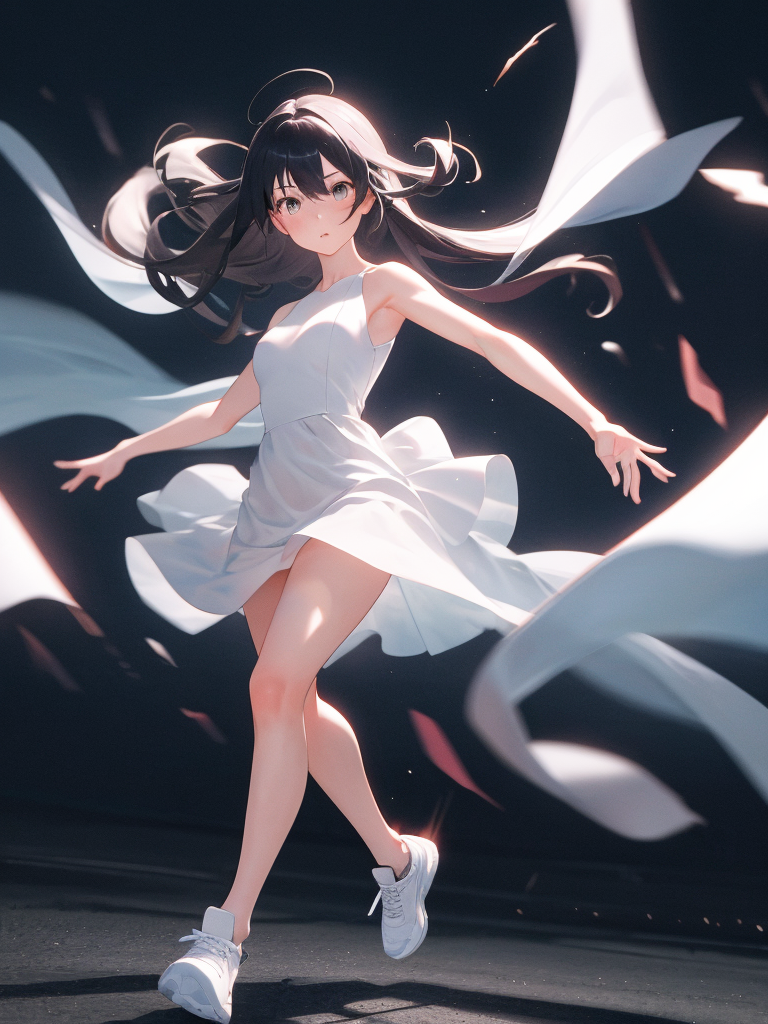
#> input picture LoRA/packs/drill-evidence-20261022/3_change_action.png, 768 x 1024 px
$ python sd-mask-qa.py --ref LoRA/packs/drill-evidence-20261022/3_change_action.png --mask LoRA/packs/drill-evidence-20261022/1_original.png --out out.png
#> lines starting #> are read from the running program, lines starting #| are printed output that depends on the picture; after the words box and inside, x2 and y2 are one past the last pixel; in counts of white or black regions, pixels touching at a corner belong together; pictures that were not available may be replaced by others from this repository, and a replacement may not be noted
"""蒙版命中率体检：把「参考图 / 蒙版 / 出图」三方逐像素对齐，给出可核对的数字 + 人工审阅总览图。

为什么需要它：蒙版准不准，光看生成结果会被「模型自己画了什么」干扰
（实测：用「脱衣服」提示词去测蒙版，模型会把衣服画成「半脱状态」——
看起来像蒙版漏了，其实那块像素**已经改过**了，是新画的内容）。
这里直接测「蒙版内变没变 / 蒙版外动没动」，与提示词无关，可以客观回答蒙版成功率。

四类判定：
  hit         蒙版内 & 像素变了   -> 蒙版命中且重绘生效
  ineffective 蒙版内 & 像素没变   -> 命中了但没改（denoising 太低 / 蒙版里本来就是要留的内容）
  leak        蒙版外 & 像素变了   -> 羽化/膨胀外溢，把不该动的动了
  kept        蒙版外 & 像素没变   -> 正确保留（换衣服不变画风的关键）
另有 suspect：蒙版外 & 没变 & 局部偏暗 & 贴着蒙版 -> 疑似漏掉的衣料碎片（人工复核用，非判决）

用法：
  python sd-mask-qa.py --ref REF.png --mask MASK.png --out OUT.png [--qa-dir DIR] [--json]
输出：stdout 人类可读报告；--json 时改成一行 JSON（PowerShell 侧解析用）。
"""
import argparse
import json
import os
import sys

import cv2
import numpy as np


def imread_any(path, flag=cv2.IMREAD_COLOR):
    """Windows 中文/非 ASCII 路径：cv2.imread 会失败 -> np.fromfile + imdecode。"""
#> called with flag = 1
    try:
        buf = np.fromfile(path, dtype=np.uint8)
        img = cv2.imdecode(buf, flag)
#> img is the input picture: shape (1024, 768, 3); mean B, G, R 100.4, 90.7, 90.5
        if img is not None:
            return img
    except Exception:
        pass
    return cv2.imread(path, flag)


def main():
    ap = argparse.ArgumentParser()
    ap.add_argument("--ref", required=True, help="参考图（喂给 img2img 的那张）")
    ap.add_argument("--mask", required=True, help="蒙版图（白=重绘区）")
    ap.add_argument("--out", required=True, help="最终出图")
    ap.add_argument("--qa-dir", default="", help="总览图输出目录（默认=出图同目录）")
    ap.add_argument("--diff-threshold", type=float, default=12.0, help="判「像素变了」的平均通道差阈值")
    ap.add_argument("--json", action="store_true", help="输出一行 JSON（供 PowerShell 解析）")
    args = ap.parse_args()

    result = {"ok": False, "hit": 0.0, "ineffective": 0.0, "leak": 0.0, "kept": 0.0,
              "mask": 0.0, "suspect": 0.0, "suspect_blobs": 0, "overlay": "", "notes": ""}
    ref = imread_any(args.ref)
    mask = imread_any(args.mask)
#> call 2 of imread_any, with flag = 1
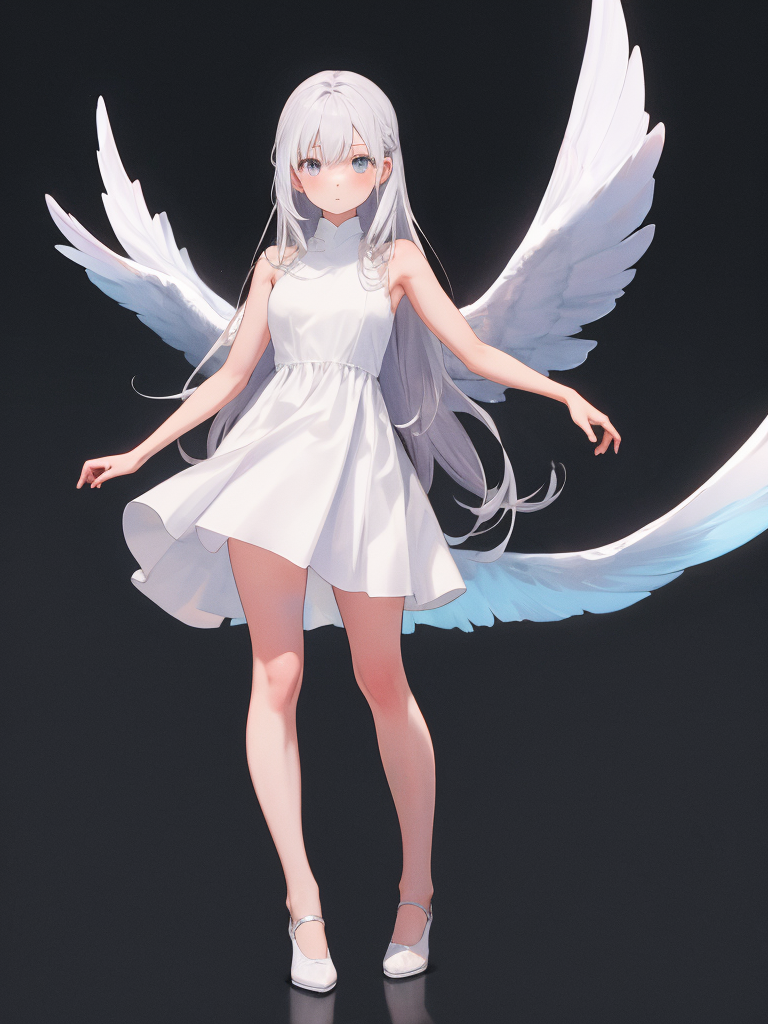
#> input picture LoRA/packs/drill-evidence-20261022/1_original.png, 768 x 1024 px
#> in imread_any, img is the input picture: shape (1024, 768, 3); mean B, G, R 91.6, 85.5, 87.7
    out = imread_any(args.out)
    if ref is None or mask is None or out is None:
        result["notes"] = f"读不出图：ref={ref is not None} mask={mask is not None} out={out is not None}"
        print(json.dumps(result, ensure_ascii=True) if args.json else result["notes"])
        return 0

    H, W = ref.shape[:2]
#> H = 1024; W = 768
    if out.shape[:2] != (H, W):
        out = cv2.resize(out, (W, H), interpolation=cv2.INTER_AREA)
    if mask.shape[:2] != (H, W):
        mask = cv2.resize(mask, (W, H), interpolation=cv2.INTER_NEAREST)
    m = (cv2.cvtColor(mask, cv2.COLOR_BGR2GRAY) > 127)
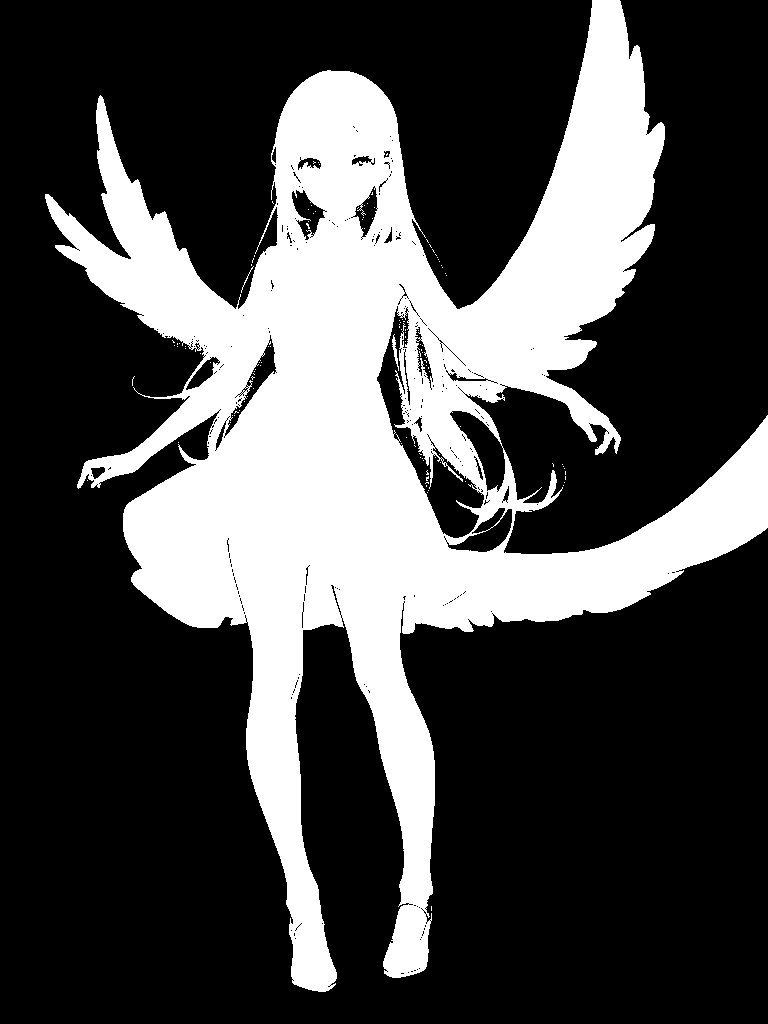
#> m: shape (1024, 768) bool; 29.1% white; 114 white regions (111 under 20 px), largest, box (x1, y1, x2, y2) and area: (45, 0, 768, 992) 228345, (392, 334, 399, 371) 89, (241, 266, 254, 293) 31

    diff = np.abs(ref.astype(np.int16) - out.astype(np.int16)).mean(axis=2)
#> diff: shape (1024, 768) float64; every value is 0
    changed = diff > args.diff_threshold
#> changed: shape (1024, 768) bool; every value is 0
    tot = float(H * W)
#> tot = 786432
    hit = float((m & changed).sum()) / tot
#> hit = 0
    ineff = float((m & ~changed).sum()) / tot
#> ineff = 0.291
    leak = float((~m & changed).sum()) / tot
#> leak = 0
    kept = float((~m & ~changed).sum()) / tot
#> kept = 0.709
    m_cov = float(m.sum()) / tot
#> m_cov = 0.291

    # 疑似漏掉的衣料：蒙版外、没变、比局部均值暗（衣物），且贴着蒙版
    suspect = np.zeros_like(m, dtype=bool)
    blobs = 0
    try:
        gray = cv2.cvtColor(ref, cv2.COLOR_BGR2GRAY).astype(np.float32)
        local = cv2.blur(gray, (61, 61))
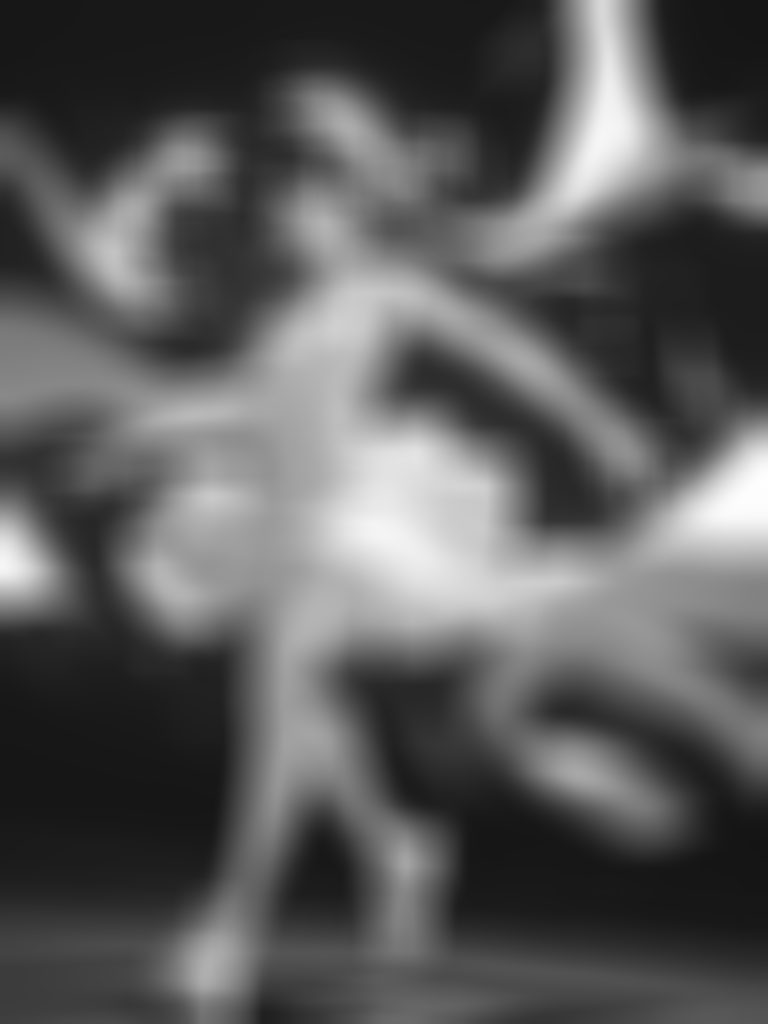
#> local: shape (1024, 768) float32; min 20.82, max 254.2, mean 91.7
        darker = gray < local - 12
#> darker: shape (1024, 768) bool; 30.6% white; 1654 white regions (1580 under 20 px), largest, box (x1, y1, x2, y2) and area: (256, 113, 768, 555) 53483, (0, 105, 323, 387) 31812, (0, 414, 296, 963) 31375
        near = cv2.dilate(m.astype(np.uint8) * 255,
                          cv2.getStructuringElement(cv2.MORPH_ELLIPSE, (61, 61))) > 0
#> near: shape (1024, 768) bool; 52% white; 4 black regions, box (x1, y1, x2, y2) and area: (0, 0, 768, 1024) 324785, (575, 0, 768, 522) 46962, (326, 697, 374, 941) 5577, (527, 422, 546, 440) 185
        suspect = (~m) & (~changed) & darker & near
#> suspect: shape (1024, 768) bool; 12.1% white; 585 white regions (518 under 20 px), largest, box (x1, y1, x2, y2) and area: (47, 448, 253, 842) 13098, (506, 393, 768, 554) 8491, (15, 177, 206, 386) 7165
        n, _lab, stats, _ = cv2.connectedComponentsWithStats(suspect.astype(np.uint8), 8)
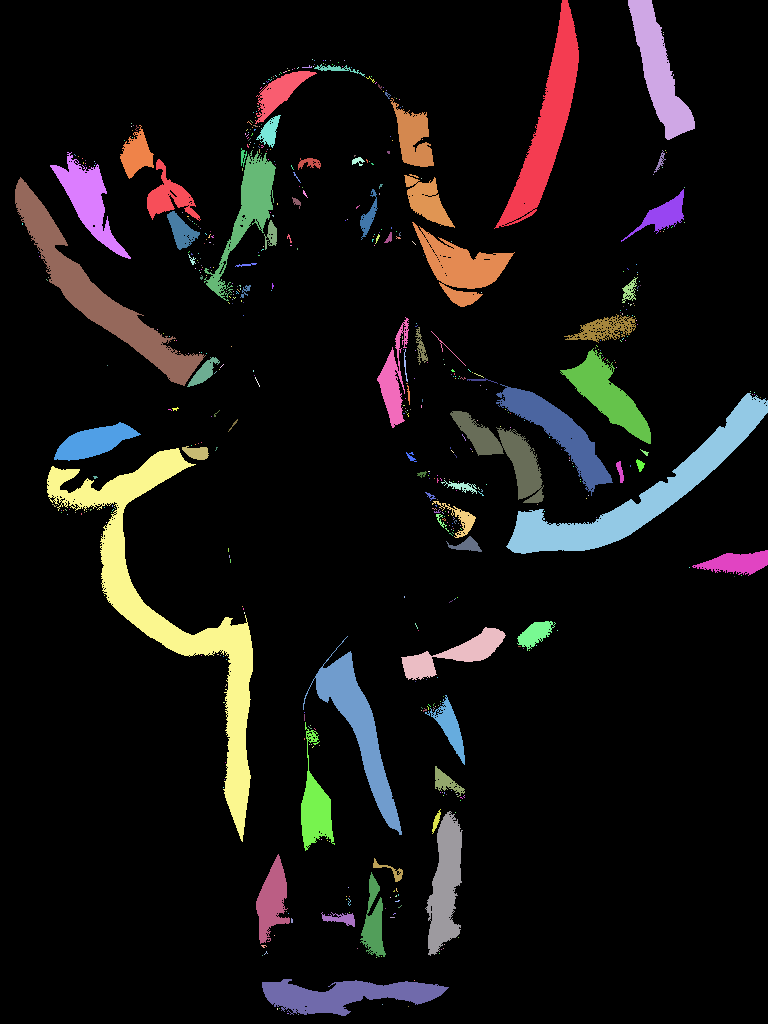
#> _lab: shape (1024, 768) int32; 586 distinct labels, from 0 to 585; one colour per label, 0 black
#> n = 586; stats = 586 rows, first 6: [0, 0, 768, 1024, 691318], [494, 0, 85, 229, 5823], [628, 0, 67, 140, 3779], [663, 32, 1, 1, 1], [663, 34, 1, 1, 1], [312, 59, 1, 1, 1]
        blobs = sum(1 for i in range(1, n) if stats[i, cv2.CC_STAT_AREA] > 0.003 * tot)
#> blobs = 14
    except Exception:
        pass

    vis = ref.copy()
    vis[m & changed] = (0.35 * vis[m & changed] + 0.65 * np.array([0, 255, 0])).astype(np.uint8)
    vis[m & ~changed] = (0.35 * vis[m & ~changed] + 0.65 * np.array([0, 215, 255])).astype(np.uint8)
    vis[~m & changed] = (0.35 * vis[~m & changed] + 0.65 * np.array([0, 0, 255])).astype(np.uint8)
    vis[suspect] = (0.25 * vis[suspect] + 0.75 * np.array([255, 0, 255])).astype(np.uint8)
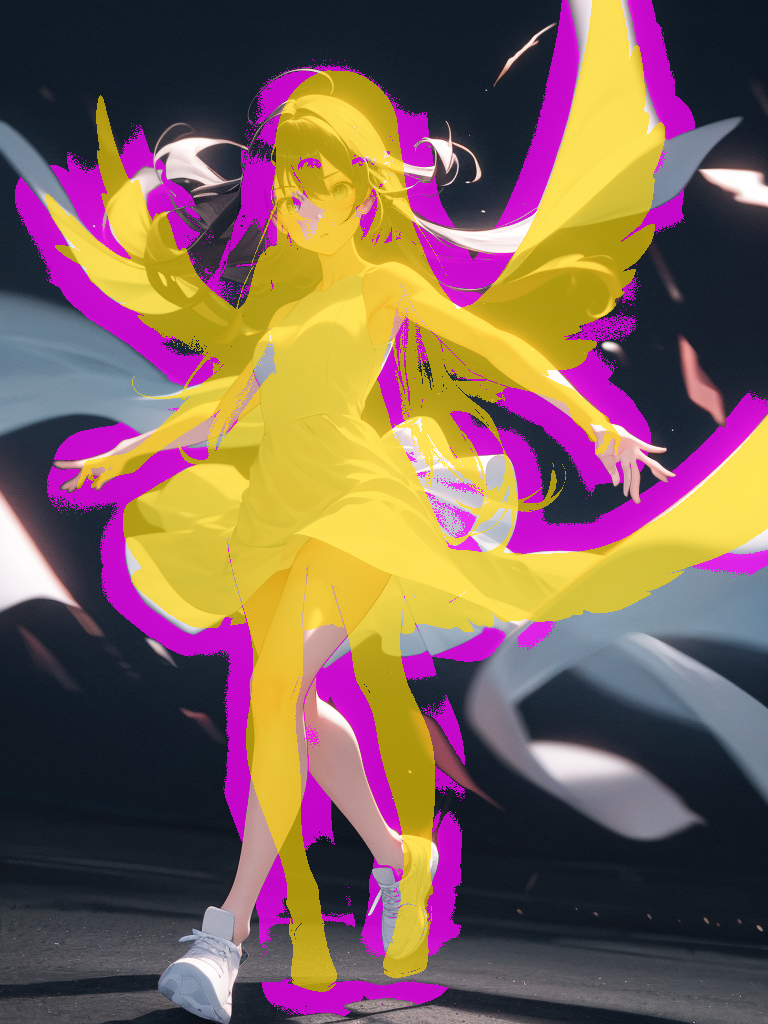
#> vis: shape (1024, 768, 3); mean B, G, R 87.8, 98.1, 127.4
    qa_dir = args.qa_dir or os.path.dirname(os.path.abspath(args.out))
    try:
        os.makedirs(qa_dir, exist_ok=True)
        ov = os.path.join(qa_dir, "qa-" + os.path.splitext(os.path.basename(args.out))[0] + ".png")
        cv2.imwrite(ov, vis)
        result["overlay"] = ov
    except Exception as e:
        result["notes"] = f"总览图写入失败：{type(e).__name__}"

    result.update({"ok": True, "mask": round(m_cov, 4), "hit": round(hit, 4),
                   "ineffective": round(ineff, 4), "leak": round(leak, 4), "kept": round(kept, 4),
                   "suspect": round(float(suspect.sum()) / tot, 4), "suspect_blobs": int(blobs)})
    if not result["notes"]:
        in_mask = max(1e-9, m_cov)
#> in_mask = 0.291
        out_mask = max(1e-9, 1.0 - m_cov)
#> out_mask = 0.709
        result["notes"] = (f"蒙版内已改 {100 * hit / in_mask:.1f}%｜蒙版内未改 {100 * ineff / in_mask:.1f}%"
                           f"｜蒙版外被改 {100 * leak / out_mask:.2f}%（外溢）｜蒙版外保留 {100 * kept / out_mask:.2f}%")
    if args.json:
        print(json.dumps(result, ensure_ascii=True))
    else:
        print(f"蒙版命中率体检：frame {W}x{H}，蒙版覆盖 {100 * m_cov:.2f}%")
#| 蒙版命中率体检：frame 768x1024，蒙版覆盖 29.08%
        print(f"  命中共 {100 * hit:6.2f}% 占画面（占蒙版 {100 * hit / max(1e-9, m_cov):5.1f}%）")
#|   命中共   0.00% 占画面（占蒙版   0.0%）
        print(f"  命中未改 {100 * ineff:6.2f}%（占蒙版 {100 * ineff / max(1e-9, m_cov):5.1f}%，denoising 太低或本就该保留）")
#|   命中未改  29.08%（占蒙版 100.0%，denoising 太低或本就该保留）
        print(f"  外溢 {100 * leak:6.2f}%（占蒙版外 {100 * leak / max(1e-9, 1 - m_cov):5.2f}%）")
#|   外溢   0.00%（占蒙版外  0.00%）
        print(f"  正确保留 {100 * kept:6.2f}%（占蒙版外 {100 * kept / max(1e-9, 1 - m_cov):5.2f}%）")
#|   正确保留  70.92%（占蒙版外 100.00%）
        print(f"  疑似漏掉衣料 {100 * float(suspect.sum()) / tot:6.2f}%（{blobs} 块 >0.3%，需人工复核）")
#|   疑似漏掉衣料  12.09%（14 块 >0.3%，需人工复核）
        if result["overlay"]:
            print(f"  总览图：{result['overlay']}")
#|   总览图：qa-out.png
            print("  图例：绿=蒙版内已改 / 黄=蒙版内未改 / 红=蒙版外被改（外溢）/ 品红=疑似漏掉衣料")
    return 0


if __name__ == "__main__":
    sys.exit(main())
#> (the program exits here)
